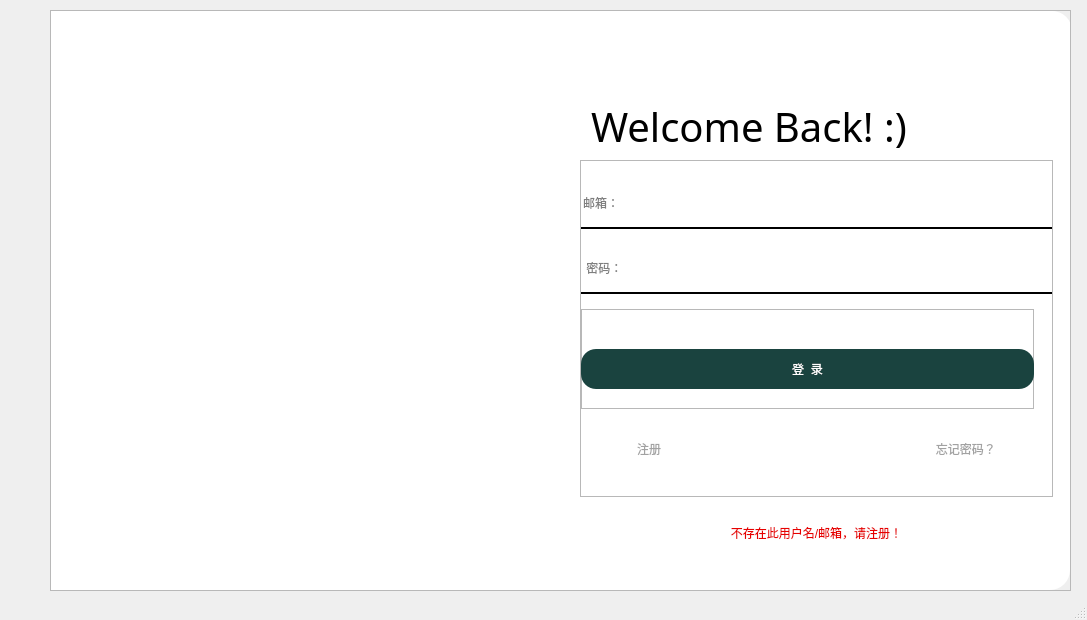
<?xml version="1.0" encoding="UTF-8"?>
<ui version="4.0">
 <class>LoginWindow</class>
 <widget class="QMainWindow" name="LoginWindow">
  <property name="geometry">
   <rect>
    <x>0</x>
    <y>0</y>
    <width>1087</width>
    <height>620</height>
   </rect>
  </property>
  <property name="sizePolicy">
   <sizepolicy hsizetype="Ignored" vsizetype="Ignored">
    <horstretch>0</horstretch>
    <verstretch>0</verstretch>
   </sizepolicy>
  </property>
  <property name="windowTitle">
   <string>MainWindow</string>
  </property>
  <widget class="QWidget" name="centralwidget">
   <widget class="QFrame" name="frame">
    <property name="geometry">
     <rect>
      <x>50</x>
      <y>10</y>
      <width>1021</width>
      <height>581</height>
     </rect>
    </property>
    <property name="minimumSize">
     <size>
      <width>761</width>
      <height>501</height>
     </size>
    </property>
    <property name="styleSheet">
     <string notr="true">

QPushButton{
	border:none;
}


</string>
    </property>
    <property name="frameShape">
     <enum>QFrame::StyledPanel</enum>
    </property>
    <property name="frameShadow">
     <enum>QFrame::Raised</enum>
    </property>
    <layout class="QHBoxLayout" name="horizontalLayout_2">
     <property name="spacing">
      <number>0</number>
     </property>
     <property name="leftMargin">
      <number>0</number>
     </property>
     <property name="topMargin">
      <number>0</number>
     </property>
     <property name="rightMargin">
      <number>0</number>
     </property>
     <property name="bottomMargin">
      <number>0</number>
     </property>
     <item>
      <widget class="QFrame" name="frame_8">
       <property name="sizePolicy">
        <sizepolicy hsizetype="Expanding" vsizetype="Preferred">
         <horstretch>2</horstretch>
         <verstretch>0</verstretch>
        </sizepolicy>
       </property>
       <property name="styleSheet">
        <string notr="true">border-top-left-radius:20px;
border-bottom-left-radius:20px</string>
       </property>
       <property name="frameShape">
        <enum>QFrame::StyledPanel</enum>
       </property>
       <property name="frameShadow">
        <enum>QFrame::Raised</enum>
       </property>
       <layout class="QVBoxLayout" name="verticalLayout_2">
        <property name="spacing">
         <number>0</number>
        </property>
        <property name="leftMargin">
         <number>0</number>
        </property>
        <property name="topMargin">
         <number>0</number>
        </property>
        <property name="rightMargin">
         <number>0</number>
        </property>
        <property name="bottomMargin">
         <number>0</number>
        </property>
        <item>
         <widget class="QFrame" name="frame_4">
          <property name="enabled">
           <bool>true</bool>
          </property>
          <property name="sizePolicy">
           <sizepolicy hsizetype="Expanding" vsizetype="Ignored">
            <horstretch>0</horstretch>
            <verstretch>0</verstretch>
           </sizepolicy>
          </property>
          <property name="minimumSize">
           <size>
            <width>500</width>
            <height>500</height>
           </size>
          </property>
          <property name="styleSheet">
           <string notr="true"/>
          </property>
          <property name="frameShape">
           <enum>QFrame::StyledPanel</enum>
          </property>
          <property name="frameShadow">
           <enum>QFrame::Raised</enum>
          </property>
          <widget class="QLabel" name="label_L_daily_sentence">
           <property name="geometry">
            <rect>
             <x>40</x>
             <y>20</y>
             <width>421</width>
             <height>91</height>
            </rect>
           </property>
           <property name="minimumSize">
            <size>
             <width>341</width>
             <height>91</height>
            </size>
           </property>
           <property name="palette">
            <palette>
             <active>
              <colorrole role="WindowText">
               <brush brushstyle="SolidPattern">
                <color alpha="255">
                 <red>255</red>
                 <green>255</green>
                 <blue>255</blue>
                </color>
               </brush>
              </colorrole>
             </active>
             <inactive>
              <colorrole role="WindowText">
               <brush brushstyle="SolidPattern">
                <color alpha="255">
                 <red>255</red>
                 <green>255</green>
                 <blue>255</blue>
                </color>
               </brush>
              </colorrole>
             </inactive>
             <disabled>
              <colorrole role="WindowText">
               <brush brushstyle="SolidPattern">
                <color alpha="255">
                 <red>120</red>
                 <green>120</green>
                 <blue>120</blue>
                </color>
               </brush>
              </colorrole>
             </disabled>
            </palette>
           </property>
           <property name="font">
            <font>
             <family>仿宋</family>
             <pointsize>14</pointsize>
             <weight>75</weight>
             <bold>true</bold>
            </font>
           </property>
           <property name="styleSheet">
            <string notr="true"/>
           </property>
           <property name="text">
            <string>白日依山尽，黄河入海流。
欲穷千里目，更上一层楼。</string>
           </property>
           <property name="wordWrap">
            <bool>true</bool>
           </property>
          </widget>
          <widget class="QListView" name="listView">
           <property name="geometry">
            <rect>
             <x>0</x>
             <y>0</y>
             <width>511</width>
             <height>581</height>
            </rect>
           </property>
           <property name="styleSheet">
            <string notr="true">border-image:url(:/pictures/pictures/login_background.jpg)</string>
           </property>
          </widget>
          <zorder>listView</zorder>
          <zorder>label_L_daily_sentence</zorder>
         </widget>
        </item>
       </layout>
      </widget>
     </item>
     <item>
      <widget class="QFrame" name="frame_9">
       <property name="sizePolicy">
        <sizepolicy hsizetype="Expanding" vsizetype="Preferred">
         <horstretch>2</horstretch>
         <verstretch>0</verstretch>
        </sizepolicy>
       </property>
       <property name="styleSheet">
        <string notr="true">#frame_9{
	background-color:rgb(255, 255, 255);
	border-top-right-radius:20px;
	border-bottom-right-radius:20px;
}</string>
       </property>
       <property name="frameShape">
        <enum>QFrame::StyledPanel</enum>
       </property>
       <property name="frameShadow">
        <enum>QFrame::Raised</enum>
       </property>
       <widget class="QFrame" name="frame_2">
        <property name="geometry">
         <rect>
          <x>10</x>
          <y>140</y>
          <width>491</width>
          <height>421</height>
         </rect>
        </property>
        <property name="minimumSize">
         <size>
          <width>491</width>
          <height>421</height>
         </size>
        </property>
        <property name="styleSheet">
         <string notr="true">#frame_2{
	background-color: rgb(255, 255, 255);
	border-top-right-radius:20px;
	border-bottom-left-radius:20px;
}
</string>
        </property>
        <property name="frameShape">
         <enum>QFrame::StyledPanel</enum>
        </property>
        <property name="frameShadow">
         <enum>QFrame::Raised</enum>
        </property>
        <layout class="QVBoxLayout" name="verticalLayout">
         <item>
          <widget class="QFrame" name="frame_3">
           <property name="sizePolicy">
            <sizepolicy hsizetype="Preferred" vsizetype="Preferred">
             <horstretch>0</horstretch>
             <verstretch>7</verstretch>
            </sizepolicy>
           </property>
           <property name="styleSheet">
            <string notr="true">background-color:none
QPushButton:pressed{
	padding-top:5px;
	padding-left:5px;
}</string>
           </property>
           <property name="frameShape">
            <enum>QFrame::StyledPanel</enum>
           </property>
           <property name="frameShadow">
            <enum>QFrame::Raised</enum>
           </property>
           <layout class="QVBoxLayout" name="verticalLayout_3">
            <property name="leftMargin">
             <number>0</number>
            </property>
            <property name="rightMargin">
             <number>0</number>
            </property>
            <item>
             <widget class="QLineEdit" name="lineEdit_L_account">
              <property name="sizePolicy">
               <sizepolicy hsizetype="Preferred" vsizetype="Fixed">
                <horstretch>0</horstretch>
                <verstretch>0</verstretch>
               </sizepolicy>
              </property>
              <property name="minimumSize">
               <size>
                <width>0</width>
                <height>50</height>
               </size>
              </property>
              <property name="styleSheet">
               <string notr="true">QLineEdit{
	border:none;
	border-bottom: 1.5px solid black
}</string>
              </property>
              <property name="text">
               <string/>
              </property>
              <property name="placeholderText">
               <string>邮箱：</string>
              </property>
             </widget>
            </item>
            <item>
             <widget class="QLineEdit" name="lineEdit_L_password">
              <property name="minimumSize">
               <size>
                <width>0</width>
                <height>50</height>
               </size>
              </property>
              <property name="styleSheet">
               <string notr="true">QLineEdit{
	border:none;
	border-bottom:1.5px solid black
}</string>
              </property>
              <property name="text">
               <string/>
              </property>
              <property name="echoMode">
               <enum>QLineEdit::Password</enum>
              </property>
              <property name="placeholderText">
               <string> 密码：</string>
              </property>
             </widget>
            </item>
            <item>
             <widget class="QFrame" name="frame_5">
              <property name="minimumSize">
               <size>
                <width>453</width>
                <height>100</height>
               </size>
              </property>
              <property name="maximumSize">
               <size>
                <width>453</width>
                <height>100</height>
               </size>
              </property>
              <property name="frameShape">
               <enum>QFrame::StyledPanel</enum>
              </property>
              <property name="frameShadow">
               <enum>QFrame::Raised</enum>
              </property>
              <widget class="QPushButton" name="pushButton_L_login">
               <property name="geometry">
                <rect>
                 <x>0</x>
                 <y>40</y>
                 <width>453</width>
                 <height>40</height>
                </rect>
               </property>
               <property name="minimumSize">
                <size>
                 <width>453</width>
                 <height>40</height>
                </size>
               </property>
               <property name="maximumSize">
                <size>
                 <width>453</width>
                 <height>40</height>
                </size>
               </property>
               <property name="palette">
                <palette>
                 <active>
                  <colorrole role="WindowText">
                   <brush brushstyle="SolidPattern">
                    <color alpha="255">
                     <red>255</red>
                     <green>255</green>
                     <blue>255</blue>
                    </color>
                   </brush>
                  </colorrole>
                  <colorrole role="Button">
                   <brush brushstyle="SolidPattern">
                    <color alpha="255">
                     <red>26</red>
                     <green>67</green>
                     <blue>63</blue>
                    </color>
                   </brush>
                  </colorrole>
                  <colorrole role="Text">
                   <brush brushstyle="SolidPattern">
                    <color alpha="255">
                     <red>255</red>
                     <green>255</green>
                     <blue>255</blue>
                    </color>
                   </brush>
                  </colorrole>
                  <colorrole role="ButtonText">
                   <brush brushstyle="SolidPattern">
                    <color alpha="255">
                     <red>255</red>
                     <green>255</green>
                     <blue>255</blue>
                    </color>
                   </brush>
                  </colorrole>
                  <colorrole role="Base">
                   <brush brushstyle="SolidPattern">
                    <color alpha="255">
                     <red>26</red>
                     <green>67</green>
                     <blue>63</blue>
                    </color>
                   </brush>
                  </colorrole>
                  <colorrole role="Window">
                   <brush brushstyle="SolidPattern">
                    <color alpha="255">
                     <red>26</red>
                     <green>67</green>
                     <blue>63</blue>
                    </color>
                   </brush>
                  </colorrole>
                  <colorrole role="PlaceholderText">
                   <brush brushstyle="NoBrush">
                    <color alpha="128">
                     <red>255</red>
                     <green>255</green>
                     <blue>255</blue>
                    </color>
                   </brush>
                  </colorrole>
                 </active>
                 <inactive>
                  <colorrole role="WindowText">
                   <brush brushstyle="SolidPattern">
                    <color alpha="255">
                     <red>255</red>
                     <green>255</green>
                     <blue>255</blue>
                    </color>
                   </brush>
                  </colorrole>
                  <colorrole role="Button">
                   <brush brushstyle="SolidPattern">
                    <color alpha="255">
                     <red>26</red>
                     <green>67</green>
                     <blue>63</blue>
                    </color>
                   </brush>
                  </colorrole>
                  <colorrole role="Text">
                   <brush brushstyle="SolidPattern">
                    <color alpha="255">
                     <red>255</red>
                     <green>255</green>
                     <blue>255</blue>
                    </color>
                   </brush>
                  </colorrole>
                  <colorrole role="ButtonText">
                   <brush brushstyle="SolidPattern">
                    <color alpha="255">
                     <red>255</red>
                     <green>255</green>
                     <blue>255</blue>
                    </color>
                   </brush>
                  </colorrole>
                  <colorrole role="Base">
                   <brush brushstyle="SolidPattern">
                    <color alpha="255">
                     <red>26</red>
                     <green>67</green>
                     <blue>63</blue>
                    </color>
                   </brush>
                  </colorrole>
                  <colorrole role="Window">
                   <brush brushstyle="SolidPattern">
                    <color alpha="255">
                     <red>26</red>
                     <green>67</green>
                     <blue>63</blue>
                    </color>
                   </brush>
                  </colorrole>
                  <colorrole role="PlaceholderText">
                   <brush brushstyle="NoBrush">
                    <color alpha="128">
                     <red>255</red>
                     <green>255</green>
                     <blue>255</blue>
                    </color>
                   </brush>
                  </colorrole>
                 </inactive>
                 <disabled>
                  <colorrole role="WindowText">
                   <brush brushstyle="SolidPattern">
                    <color alpha="255">
                     <red>255</red>
                     <green>255</green>
                     <blue>255</blue>
                    </color>
                   </brush>
                  </colorrole>
                  <colorrole role="Button">
                   <brush brushstyle="SolidPattern">
                    <color alpha="255">
                     <red>26</red>
                     <green>67</green>
                     <blue>63</blue>
                    </color>
                   </brush>
                  </colorrole>
                  <colorrole role="Text">
                   <brush brushstyle="SolidPattern">
                    <color alpha="255">
                     <red>255</red>
                     <green>255</green>
                     <blue>255</blue>
                    </color>
                   </brush>
                  </colorrole>
                  <colorrole role="ButtonText">
                   <brush brushstyle="SolidPattern">
                    <color alpha="255">
                     <red>255</red>
                     <green>255</green>
                     <blue>255</blue>
                    </color>
                   </brush>
                  </colorrole>
                  <colorrole role="Base">
                   <brush brushstyle="SolidPattern">
                    <color alpha="255">
                     <red>26</red>
                     <green>67</green>
                     <blue>63</blue>
                    </color>
                   </brush>
                  </colorrole>
                  <colorrole role="Window">
                   <brush brushstyle="SolidPattern">
                    <color alpha="255">
                     <red>26</red>
                     <green>67</green>
                     <blue>63</blue>
                    </color>
                   </brush>
                  </colorrole>
                  <colorrole role="PlaceholderText">
                   <brush brushstyle="NoBrush">
                    <color alpha="128">
                     <red>255</red>
                     <green>255</green>
                     <blue>255</blue>
                    </color>
                   </brush>
                  </colorrole>
                 </disabled>
                </palette>
               </property>
               <property name="styleSheet">
                <string notr="true">QPushButton{
	color: rgb(255, 255, 255);
	border-top-left-radius: 15px;
border-top-right-radius:15px;
border-bottom-left-radius:15px;
border-bottom-right-radius:15px;
	background-color:rgb(26, 67, 63);
	font: 10pt &quot;微软雅黑&quot;;
}</string>
               </property>
               <property name="text">
                <string>登  录</string>
               </property>
              </widget>
             </widget>
            </item>
            <item>
             <widget class="QFrame" name="frame_11">
              <property name="maximumSize">
               <size>
                <width>473</width>
                <height>50</height>
               </size>
              </property>
              <property name="styleSheet">
               <string notr="true">font: 10pt &quot;微软雅黑&quot;;
color: rgb(162, 162, 162);</string>
              </property>
              <layout class="QHBoxLayout" name="horizontalLayout_7">
               <property name="leftMargin">
                <number>0</number>
               </property>
               <property name="rightMargin">
                <number>0</number>
               </property>
               <item>
                <widget class="QPushButton" name="pushButton_L_signup">
                 <property name="styleSheet">
                  <string notr="true">QPushButton:hover{
	padding-left:5px;
	padding-top:5px;
}</string>
                 </property>
                 <property name="text">
                  <string>注册                             </string>
                 </property>
                </widget>
               </item>
               <item>
                <widget class="QPushButton" name="pushButton_L_forget">
                 <property name="styleSheet">
                  <string notr="true">QPushButton:hover{
	padding-top:5px;
	padding-left:5px;
}</string>
                 </property>
                 <property name="text">
                  <string>                  忘记密码？</string>
                 </property>
                </widget>
               </item>
              </layout>
             </widget>
            </item>
           </layout>
          </widget>
         </item>
         <item>
          <widget class="QStackedWidget" name="stackedWidget_2">
           <property name="sizePolicy">
            <sizepolicy hsizetype="Preferred" vsizetype="Expanding">
             <horstretch>0</horstretch>
             <verstretch>2</verstretch>
            </sizepolicy>
           </property>
           <property name="minimumSize">
            <size>
             <width>473</width>
             <height>60</height>
            </size>
           </property>
           <property name="maximumSize">
            <size>
             <width>473</width>
             <height>60</height>
            </size>
           </property>
           <property name="styleSheet">
            <string notr="true">background-color: rgb(255, 255, 255);</string>
           </property>
           <property name="currentIndex">
            <number>2</number>
           </property>
           <widget class="QWidget" name="page_2"/>
           <widget class="QWidget" name="page_3">
            <layout class="QHBoxLayout" name="horizontalLayout">
             <item>
              <widget class="QLabel" name="label_3">
               <property name="styleSheet">
                <string notr="true">font: 10pt &quot;微软雅黑&quot;;
color: rgb(231, 0, 0);</string>
               </property>
               <property name="text">
                <string>用户名/邮箱或密码不能为空！</string>
               </property>
               <property name="alignment">
                <set>Qt::AlignCenter</set>
               </property>
              </widget>
             </item>
            </layout>
           </widget>
           <widget class="QWidget" name="page_4">
            <layout class="QHBoxLayout" name="horizontalLayout_4">
             <item>
              <widget class="QLabel" name="label_4">
               <property name="styleSheet">
                <string notr="true">font: 10pt &quot;微软雅黑&quot;;
color: rgb(231, 0, 0);</string>
               </property>
               <property name="text">
                <string>不存在此用户名/邮箱，请注册！</string>
               </property>
               <property name="alignment">
                <set>Qt::AlignCenter</set>
               </property>
              </widget>
             </item>
            </layout>
           </widget>
           <widget class="QWidget" name="page">
            <layout class="QHBoxLayout" name="horizontalLayout_5">
             <item>
              <widget class="QLabel" name="label_2">
               <property name="styleSheet">
                <string notr="true">font: 10pt &quot;微软雅黑&quot;;
color: rgb(231, 0, 0);</string>
               </property>
               <property name="text">
                <string>密码错误！</string>
               </property>
               <property name="alignment">
                <set>Qt::AlignCenter</set>
               </property>
              </widget>
             </item>
            </layout>
           </widget>
           <widget class="QWidget" name="page_5">
            <layout class="QHBoxLayout" name="horizontalLayout_6">
             <item>
              <widget class="QLabel" name="label_7">
               <property name="styleSheet">
                <string notr="true">font: 10pt &quot;微软雅黑&quot;;
color: rgb(231, 0, 0);</string>
               </property>
               <property name="text">
                <string>邮箱格式错误！</string>
               </property>
               <property name="alignment">
                <set>Qt::AlignCenter</set>
               </property>
              </widget>
             </item>
            </layout>
           </widget>
          </widget>
         </item>
        </layout>
       </widget>
       <widget class="QFrame" name="frame_10">
        <property name="geometry">
         <rect>
          <x>390</x>
          <y>0</y>
          <width>121</width>
          <height>41</height>
         </rect>
        </property>
        <property name="styleSheet">
         <string notr="true">#frame_10{
	border-top-right-radius:20px;
	background-color:rgb(255, 255, 255);
}
QPushButton{
	border:none;
}

QPushButton:hover{
	padding-top:5px;
	padding-left:5px;
}</string>
        </property>
        <property name="frameShape">
         <enum>QFrame::StyledPanel</enum>
        </property>
        <property name="frameShadow">
         <enum>QFrame::Raised</enum>
        </property>
        <layout class="QHBoxLayout" name="horizontalLayout_3">
         <item>
          <widget class="QPushButton" name="pushButton">
           <property name="text">
            <string/>
           </property>
           <property name="icon">
            <iconset resource="res.qrc">
             <normaloff>:/icons/icons/24gl-minimization.png</normaloff>:/icons/icons/24gl-minimization.png</iconset>
           </property>
          </widget>
         </item>
         <item>
          <widget class="QPushButton" name="pushButton_2">
           <property name="text">
            <string/>
           </property>
           <property name="icon">
            <iconset resource="res.qrc">
             <normaloff>:/icons/icons/Close.png</normaloff>:/icons/icons/Close.png</iconset>
           </property>
          </widget>
         </item>
        </layout>
       </widget>
       <widget class="QLabel" name="label">
        <property name="geometry">
         <rect>
          <x>30</x>
          <y>70</y>
          <width>441</width>
          <height>91</height>
         </rect>
        </property>
        <property name="sizePolicy">
         <sizepolicy hsizetype="Maximum" vsizetype="Expanding">
          <horstretch>0</horstretch>
          <verstretch>0</verstretch>
         </sizepolicy>
        </property>
        <property name="minimumSize">
         <size>
          <width>251</width>
          <height>30</height>
         </size>
        </property>
        <property name="palette">
         <palette>
          <active>
           <colorrole role="WindowText">
            <brush brushstyle="SolidPattern">
             <color alpha="255">
              <red>0</red>
              <green>0</green>
              <blue>0</blue>
             </color>
            </brush>
           </colorrole>
           <colorrole role="Button">
            <brush brushstyle="SolidPattern">
             <color alpha="0">
              <red>0</red>
              <green>0</green>
              <blue>0</blue>
             </color>
            </brush>
           </colorrole>
           <colorrole role="Base">
            <brush brushstyle="SolidPattern">
             <color alpha="0">
              <red>0</red>
              <green>0</green>
              <blue>0</blue>
             </color>
            </brush>
           </colorrole>
           <colorrole role="Window">
            <brush brushstyle="SolidPattern">
             <color alpha="0">
              <red>0</red>
              <green>0</green>
              <blue>0</blue>
             </color>
            </brush>
           </colorrole>
          </active>
          <inactive>
           <colorrole role="WindowText">
            <brush brushstyle="SolidPattern">
             <color alpha="255">
              <red>0</red>
              <green>0</green>
              <blue>0</blue>
             </color>
            </brush>
           </colorrole>
           <colorrole role="Button">
            <brush brushstyle="SolidPattern">
             <color alpha="0">
              <red>0</red>
              <green>0</green>
              <blue>0</blue>
             </color>
            </brush>
           </colorrole>
           <colorrole role="Base">
            <brush brushstyle="SolidPattern">
             <color alpha="0">
              <red>0</red>
              <green>0</green>
              <blue>0</blue>
             </color>
            </brush>
           </colorrole>
           <colorrole role="Window">
            <brush brushstyle="SolidPattern">
             <color alpha="0">
              <red>0</red>
              <green>0</green>
              <blue>0</blue>
             </color>
            </brush>
           </colorrole>
          </inactive>
          <disabled>
           <colorrole role="WindowText">
            <brush brushstyle="SolidPattern">
             <color alpha="255">
              <red>120</red>
              <green>120</green>
              <blue>120</blue>
             </color>
            </brush>
           </colorrole>
           <colorrole role="Button">
            <brush brushstyle="SolidPattern">
             <color alpha="0">
              <red>0</red>
              <green>0</green>
              <blue>0</blue>
             </color>
            </brush>
           </colorrole>
           <colorrole role="Base">
            <brush brushstyle="SolidPattern">
             <color alpha="0">
              <red>0</red>
              <green>0</green>
              <blue>0</blue>
             </color>
            </brush>
           </colorrole>
           <colorrole role="Window">
            <brush brushstyle="SolidPattern">
             <color alpha="0">
              <red>0</red>
              <green>0</green>
              <blue>0</blue>
             </color>
            </brush>
           </colorrole>
          </disabled>
         </palette>
        </property>
        <property name="font">
         <font>
          <family>微软雅黑</family>
          <pointsize>30</pointsize>
          <weight>50</weight>
          <italic>false</italic>
          <bold>false</bold>
         </font>
        </property>
        <property name="styleSheet">
         <string notr="true">font: 30pt &quot;微软雅黑&quot;;
background-color:rgba(0, 0, 0, 0);</string>
        </property>
        <property name="text">
         <string>Welcome Back! :)</string>
        </property>
       </widget>
       <widget class="QLabel" name="label_5">
        <property name="geometry">
         <rect>
          <x>1</x>
          <y>4</y>
          <width>511</width>
          <height>381</height>
         </rect>
        </property>
        <property name="styleSheet">
         <string notr="true">background-color:rgb(255, 255, 255);
border-top-right-radius:20px;</string>
        </property>
        <property name="text">
         <string/>
        </property>
       </widget>
       <zorder>label_5</zorder>
       <zorder>frame_2</zorder>
       <zorder>frame_10</zorder>
       <zorder>label</zorder>
      </widget>
     </item>
    </layout>
   </widget>
  </widget>
  <widget class="QStatusBar" name="statusbar"/>
 </widget>
 <resources>
  <include location="res.qrc"/>
 </resources>
 <connections>
  <connection>
   <sender>pushButton_2</sender>
   <signal>clicked()</signal>
   <receiver>LoginWindow</receiver>
   <slot>close()</slot>
   <hints>
    <hint type="sourcelabel">
     <x>1062</x>
     <y>38</y>
    </hint>
    <hint type="destinationlabel">
     <x>840</x>
     <y>25</y>
    </hint>
   </hints>
  </connection>
  <connection>
   <sender>pushButton</sender>
   <signal>clicked()</signal>
   <receiver>LoginWindow</receiver>
   <slot>showMinimized()</slot>
   <hints>
    <hint type="sourcelabel">
     <x>1008</x>
     <y>38</y>
    </hint>
    <hint type="destinationlabel">
     <x>656</x>
     <y>7</y>
    </hint>
   </hints>
  </connection>
 </connections>
</ui>
